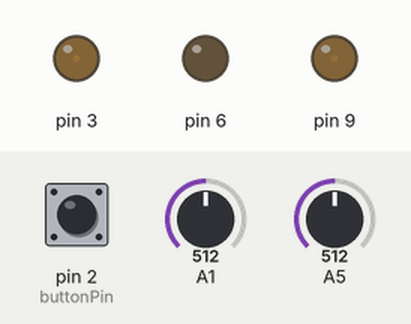
This sketch was run on a simulated Arduino Uno, built with avr-gcc and run on an emulated ATmega328P. Parts: output pins drawn as LEDs (lit = HIGH). The test bench sets the inputs (shaded band); at power-on: pin 2 (buttonPin) LOW, A1 = 512, A5 = 512. What the sketch prints to the serial monitor is not drawn.

Above: at 4.2 s.
4.3 s: pin 2 (buttonPin) pulled HIGH for 0.15 s
At 5.4 s:
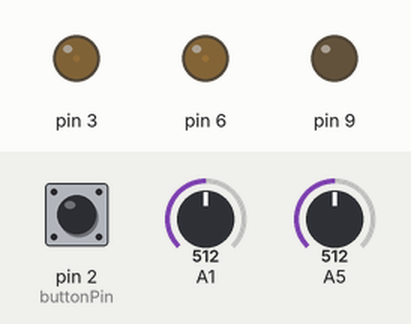
7.4 s: A1 set to 400
At 8.5 s:
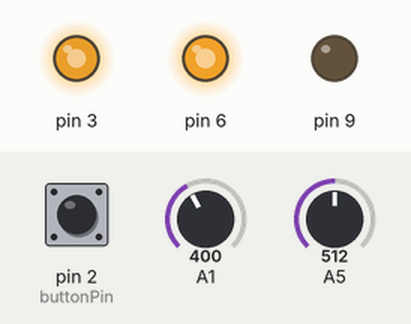
10.4 s: A1 set to 245
At 11.9 s:
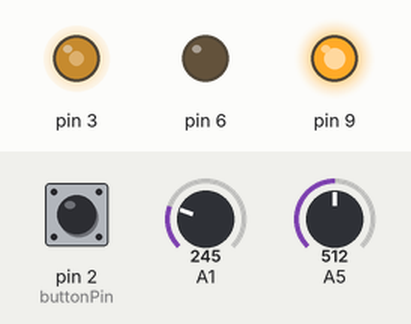
13.4 s: pin 2 (buttonPin) pulled HIGH for 1 s
At 13.8 s:
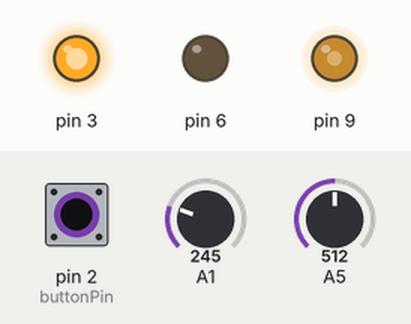
15.9 s: A5 set to 400
At 17.1 s:
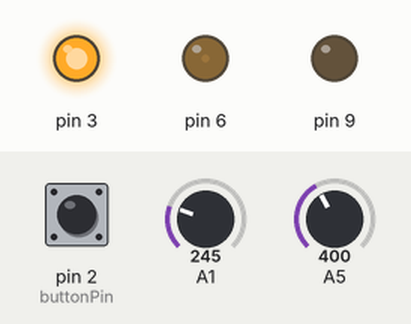
17.4 s: A5 set to 420
At 18.4 s:
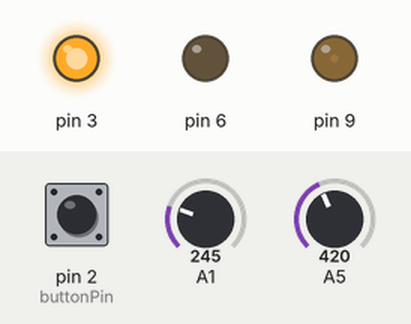
Timing chart, 0 to 19.9 s (numbered marks = the images above; inputs shaded):
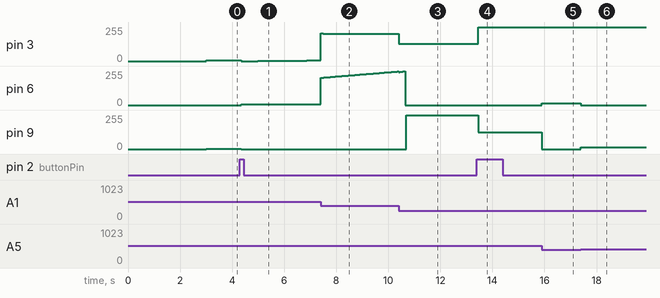

Measured:
- after the input at 4.3 s, pin 3: 5/255 → 0/255 after 0.06 s, → 1/255 0.62 s later, → 2/255 0.63 s later, → 3/255 0.63 s later, … (5 changes in this stretch); pin 6: 0/255 → 5/255 after 0.06 s; pin 9: 2/255 → 0/255 after 0.06 s
- after the input at 7.4 s, pin 3: 4/255 → 207/255 at once, → 206/255 0.10 s later
- after the input at 10.4 s, pin 3: 206/255 → 128/255 at once
- after the input at 13.4 s, pin 9: 255/255 → 127/255 after 0.06 s
- after the input at 15.9 s, pin 6: 0/255 → 12/255 at once; pin 9: 127/255 → 0/255 at once
- after the input at 17.4 s, pin 6: 12/255 → 0/255 at once; pin 9: 0/255 → 12/255 at once

The sketch:

audio_input_to_LED_V2_with_modes.ino
```cpp
int potValue;

// mode switch variables
const int buttonPin = 2; // the number of the pushbutton pin
int buttonState = 0; // variable for reading the pushbutton status
int lastButtonState = 0; // previous state of the button
unsigned long lastDebounceTime = 0; // the last time the output pin was toggled
unsigned long debounceDelay = 50; // the debounce time in milliseconds

int mode = 0;

int red = 0;
int green = 0;
int blue = 0;

int originalRed = 0;
int originalGreen = 0;
int originalBlue = 0;

unsigned long startTime;  // for the delay of the color transition
int state = 0;  // to keep track of the color transition state
bool firstRound = true;


void setup() {

  Serial.begin(9600);

  pinMode(buttonPin, INPUT);

  pinMode(3, OUTPUT);
  pinMode(6, OUTPUT);
  pinMode(9, OUTPUT);

  startTime = millis();

  delay(3000);
}


void loop() {

  toggleModes();

  potValue = analogRead(A5);

  // read the input on analog pin 1:
  int sensorValue = analogRead(A1);
  int shiftedSensorValue = sensorValue - 511;

    if (shiftedSensorValue > 30)  // bias to compensate low amplitude of the signal
    {
      shiftedSensorValue = shiftedSensorValue * 1.2;
    }


  float brightnessFactor = map(shiftedSensorValue, 0, 500, 5, 255) / 255.0;

  if (shiftedSensorValue < 30 && shiftedSensorValue > 5)  // "filter out" the low readings
    {
      brightnessFactor = brightnessFactor * 0.1;
    }

  else if (shiftedSensorValue > 30)
    {
      brightnessFactor = brightnessFactor * 2;
    }
  else if (shiftedSensorValue > 50)   // emphasis on the higher readings
    {
      brightnessFactor = brightnessFactor * 2.5;
    }

  float voltage = sensorValue * (5.0 / 1023.0);


  if (mode == 0)
  {
    /*
    Color is set with the potentiometer
    and amplitude of the audio signal adjusts the brightness
    */
    setRGB_withPotBright_with_music(potValue, brightnessFactor);
  }
  else if (mode == 1)
  {
    /*
    Color is automatically fading through the spectrum
    and amplitude of the audio signal adjusts the brightness
    */
    setRGB_auto_Bright_with_music(brightnessFactor);
  }
  else if (mode == 2)
  {
    /*
    Color is set with the potentiometer
    brightness is static (max)
    */
    setRGB_withPot_BrightStatic(potValue);
  }
  else if (mode == 3)
  {
    /*
    Color is automatically fading through the spectrum
    brightness is static (max)
    */
    setRGB_auto_BrightStatic();
  }
  else if (mode == 4)
  {
    ledsOff();
  }

  analogWrite(6, red);
  analogWrite(3, green);
  analogWrite(9, blue);
}

void setRGB_withPotBright_with_music(int value, float brightness)
{

  red = 0;
  green = 0;
  blue = 0;

  if (value < 205) {                       // Red to Yellow
    red = 255;
    green = map(value, 0, 204, 0, 255);
  } else if (value < 410) {                // Yellow to Green
    green = 255;
    red = map(value, 205, 409, 255, 0);
  } else if (value < 615) {                // Green to Cyan
    green = 255;
    blue = map(value, 410, 614, 0, 255);
  } else if (value < 820) {                // Cyan to Blue
    blue = 255;
    green = map(value, 615, 819, 255, 0);
  } else {                                 // Blue to Purple
    blue = 255;
    red = map(value, 820, 1023, 0, 255);
  }

  red = red * brightness;
  green = green * brightness;
  blue = blue * brightness;
}


void setRGB_auto_Bright_with_music(float brightness)
{
  if (firstRound)
  {
    originalRed = red = 255;
    originalGreen = green = 0;
    originalBlue = blue = 0;

    firstRound = false;
  }

  if (millis() - startTime > 10)
  {
    switch(state)
    {
        case 0:  // Red to Yellow
            if (originalGreen < 255) originalGreen++;
            else state++;
            break;
        case 1:  // Yellow to Green
            if (originalRed > 0) originalRed--;
            else state++;
            break;
        case 2:  // Green to Cyan
            if (originalBlue < 255) originalBlue++;
            else state++;
            break;
        case 3:  // Cyan to Blue
            if (originalGreen > 0) originalGreen--;
            else state++;
            break;
        case 4:  // Blue to Magenta
            if (originalRed < 255) originalRed++;
            else state++;
            break;
        case 5:  // Magenta to Red
            if (originalBlue > 0) originalBlue--;
            else state = 0;  // Reset to initial state
            break;
    }
    startTime = millis();
  }

  // Add the brightness factor to the color values

  red = originalRed * brightness;
  green = originalGreen * brightness;
  blue = originalBlue * brightness;
}

void setRGB_withPot_BrightStatic(int value)
{
  red = 0;
  green = 0;
  blue = 0;

  if (value < 205) {                       // Red to Yellow
    red = 255;
    green = map(value, 0, 204, 0, 255);
  } else if (value < 410) {                // Yellow to Green
    green = 255;
    red = map(value, 205, 409, 255, 0);
  } else if (value < 615) {                // Green to Cyan
    green = 255;
    blue = map(value, 410, 614, 0, 255);
  } else if (value < 820) {                // Cyan to Blue
    blue = 255;
    green = map(value, 615, 819, 255, 0);
  } else {                                 // Blue to Purple
    blue = 255;
    red = map(value, 820, 1023, 0, 255);
  }
}

void setRGB_auto_BrightStatic()
{
  if (firstRound)
  {

    red = 255;
    green = 0;
    blue = 0;

    firstRound = false;
  }

  if (millis() - startTime > 10)
  {
    switch(state)
    {
        case 0:  // Red to Yellow
            if (green < 255) green++;
            else state++;
            break;
        case 1:  // Yellow to Green
            if (red > 0) red--;
            else state++;
            break;
        case 2:  // Green to Cyan
            if (blue < 255) blue++;
            else state++;
            break;
        case 3:  // Cyan to Blue
            if (green > 0) green--;
            else state++;
            break;
        case 4:  // Blue to Magenta
            if (red < 255) red++;
            else state++;
            break;
        case 5:  // Magenta to Red
            if (blue > 0) blue--;
            else state = 0;  // Reset to initial state
            break;
    }
    startTime = millis();
  }
}

void ledsOff()
{
  red = 0;
  green = 0;
  blue = 0;
}

void toggleModes()
{
  // read the state of the switch into a local variable:
  int reading = digitalRead(buttonPin);

  // check to see if the button state changed
  if (reading != lastButtonState) {
    // reset the debouncing timer
    lastDebounceTime = millis();
  }

  if ((millis() - lastDebounceTime) > debounceDelay) {

    if (reading != buttonState) {
      buttonState = reading;

      if (buttonState == HIGH) {
        if (mode == 0) {
          mode = 1;
        } else if (mode == 1) {
          mode = 2;
        } else if (mode == 2) {
          mode = 3;
        } else if (mode == 3) {
          mode = 4;
        } else if (mode == 4) {
          mode = 0;
        }
      }
    }
  }

  // Reset the lastButtonState:
  lastButtonState = reading;

  Serial.println(mode);
}
```
